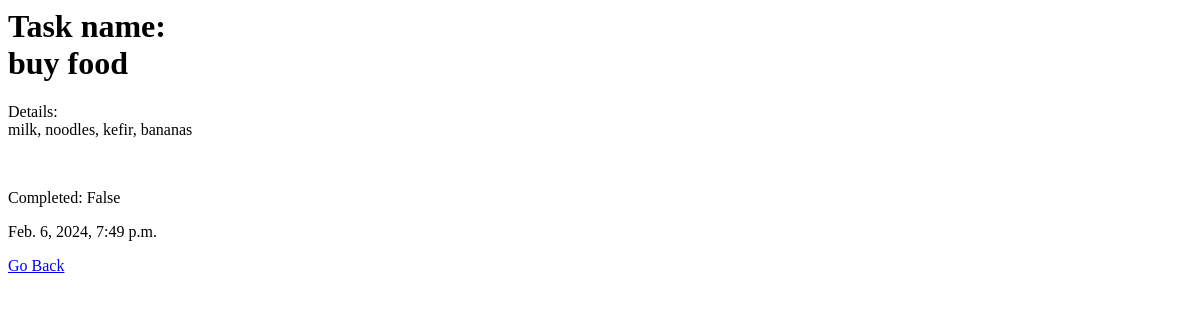
The app's page /task/2/ (signed in), older data.
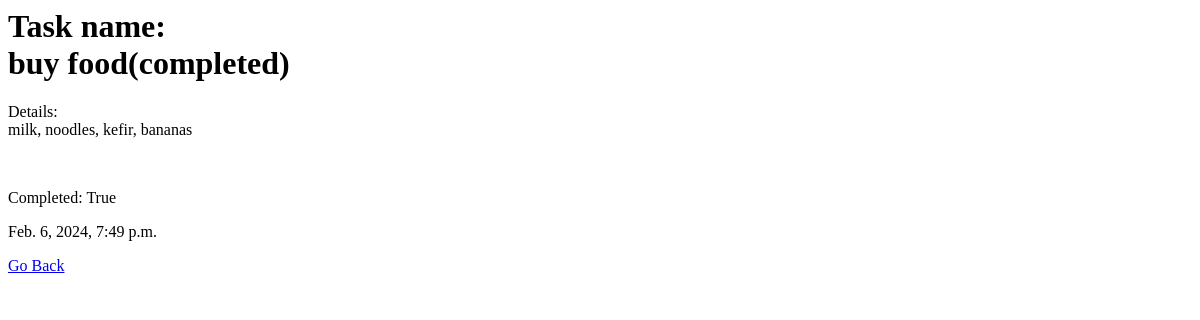
The same page, newer data.
### todo/models.py (models this page shows, shortened)
class Task(models.Model):
    user = models.ForeignKey(User, on_delete=models.CASCADE, null=True, blank=True)
    title = models.CharField(max_length=200, null=True)
    description = models.TextField(null=True)
    complete = models.BooleanField(default=False)
    created = models.DateTimeField(auto_now_add=True)
    class Meta:
        ordering = ['complete']

### todo/views.py (the view)
# urls.py: path('task/<int:pk>/', TaskDetail.as_view(), name='task'),
class TaskDetail(LoginRequiredMixin, DetailView):
    model = Task
    context_object_name = 'task'

### todo/templates/todo/task_detail.html (shortened to what this page needs)
<h1>Task name: <br> {{task.title}}</h1>
<p>Details: <br>{{task.description}}</p>
<p>Completed: {{task.complete}}</p>
<p>{{task.created}}</p>
<a href="{% url 'tasks' %}">Go Back</a>

Row changes from the older to the newer data that the page shows:
changed Task "milk, noodles, kefir, bananas": title "buy food" → "buy food(completed)"; complete "False" → "True"
